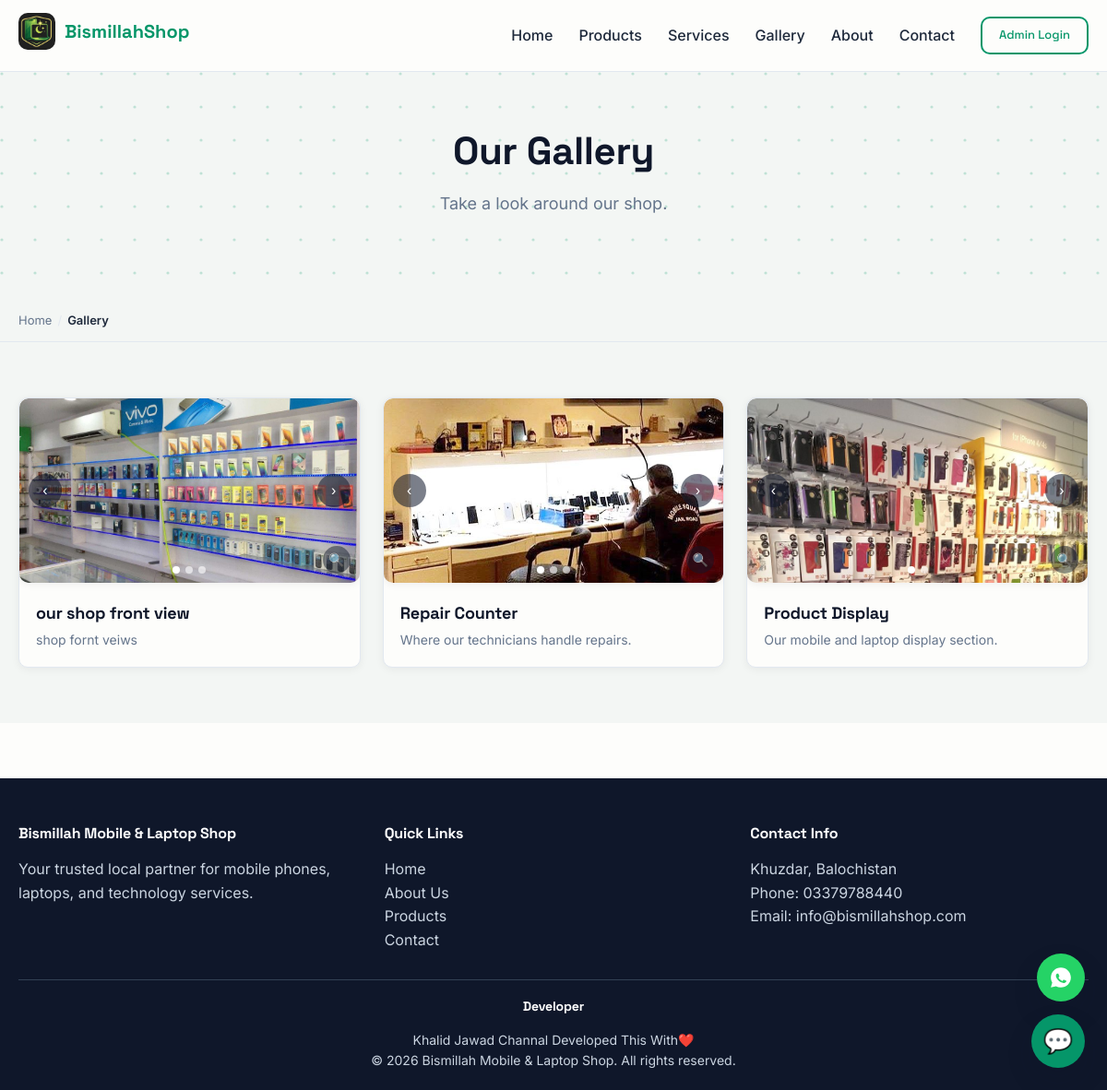
/gallery.php, run on the app's committed database.
### tables this page shows
CREATE TABLE `settings` (
  `setting_id` int(11) NOT NULL,
  `logo_image` varchar(255) DEFAULT NULL,
  `updated_at` timestamp NOT NULL DEFAULT current_timestamp() ON UPDATE current_timestamp()
);

CREATE TABLE `gallery` (
  `gallery_id` int(11) NOT NULL,
  `title` varchar(150) DEFAULT NULL,
  `description` varchar(255) DEFAULT NULL,
  `image` varchar(255) NOT NULL,
  `created_at` timestamp NOT NULL DEFAULT current_timestamp()
);

### gallery.php (the view, shortened to what this page needs)
<?php
require 'config/database.php';
require 'includes/functions.php';
$galleryItems = $pdo->query("SELECT * FROM gallery ORDER BY created_at DESC")->fetchAll();
require 'includes/header.php';
?>
<section class="hero" style="padding: 60px 0;">
    <div class="container">
        <h1>Our Gallery</h1>
        <p>Take a look around our shop.</p>
    </div>
</section>
<?php echo renderBreadcrumbs([
    ['label' => 'Home', 'url' => '/bismillah-shop/index.php'],
    ['label' => 'Gallery'],
]); ?>
<section class="section section-neutral">
    <div class="container">
        <?php if (count($galleryItems) === 0): ?>
            <p style="text-align:center; color:var(--text-muted);">No gallery photos yet.</p>
        <?php else: ?>
        <div class="grid">
            <?php foreach ($galleryItems as $item): ?>
            <div class="card">
                <div class="img-slider">
                    <div class="img-slider-track">
                        <img src="uploads/gallery/<?php echo htmlspecialchars($item['image']); ?>" alt="<?php echo htmlspecialchars($item['title']); ?>">
                    </div>
                    <button type="button" class="img-slider-prev">&#8249;</button>
                    <button type="button" class="img-slider-next">&#8250;</button>
                    <div class="img-slider-dots"></div>
                </div>
                <div class="card-body">
                    <h3><?php echo htmlspecialchars($item['title']); ?></h3>
                    <?php if ($item['description']): ?>
                        <p style="color:var(--text-muted); font-size:14px;"><?php echo htmlspecialchars($item['description']); ?></p>
                    <?php endif; ?>
                </div>
            </div>
            <?php endforeach; ?>
        </div>
        <?php endif; ?>
    </div>
</section>
<?php require 'includes/footer.php'; ?>

### includes/header.php (shortened to what this page needs)
<!DOCTYPE html>
<html lang="en">
<head>
    <link rel="stylesheet" href="/bismillah-shop/assets/css/style.css">
    <link rel="stylesheet" href="/bismillah-shop/assets/css/chatbot.css">
    <link rel="stylesheet" href="/bismillah-shop/assets/css/slider.css">
    <link rel="stylesheet" href="/bismillah-shop/assets/css/whatsapp.css">
</head>
<body>
<?php
require_once __DIR__ . '/../config/database.php';
$siteSettings = $pdo->query("SELECT * FROM settings LIMIT 1")->fetch();
$waMessage = isset($whatsappMessage) ? $whatsappMessage : 'Hi, I have a question about your products or services.';
$waLink = 'https://wa.me/' . WHATSAPP_NUMBER . '?text=' . urlencode($waMessage);
?>
<nav class="navbar">
    <div class="container">
        <a href="/bismillah-shop/index.php" class="logo">
            <?php if (!empty($siteSettings['logo_image'])): ?>
                <span style="display:inline-flex; align-items:center; gap:10px;">
                    <img src="/bismillah-shop/uploads/branding/<?php echo htmlspecialchars($siteSettings['logo_image']); ?>" alt="Bismillah Mobile & Laptop Shop" class="site-logo-img">
                    <span>Bismillah<span style="color:var(--primary);">Shop</span></span>
                </span>
            <?php else: ?>
                Bismillah<span>Shop</span>
            <?php endif; ?>
        </a>
        <ul>
            <li><a href="/bismillah-shop/index.php">Home</a></li>
            <li><a href="/bismillah-shop/products.php">Products</a></li>
            <li><a href="/bismillah-shop/services.php">Services</a></li>
            <li><a href="/bismillah-shop/gallery.php">Gallery</a></li>
            <li><a href="/bismillah-shop/about.php">About</a></li>
            <li><a href="/bismillah-shop/contact.php">Contact</a></li>
            <li><a href="/bismillah-shop/admin/login.php" class="btn btn-outline" style="padding:8px 18px; font-size:13px;">Admin Login</a></li>
        </ul>
    </div>
</nav>
<a href="<?php echo htmlspecialchars($waLink); ?>" target="_blank" rel="noopener noreferrer" class="whatsapp-fab" aria-label="Chat with us on WhatsApp">
</a>

### assets/css/style.css (style rules this page uses)
:root { --primary: #059669; --primary-dark: #047857; --primary-light: #d1fae5; --secondary: #0f172a; --accent: #eab308; --accent-dark: #a16207; --accent-light: #fef3c7; --bg: #fdfdfb; --bg-light: #f3f6f4; --text: #1e293b; --text-muted: #64748b; --border: #e2e8f0; --success: #2563eb; --danger: #dc2626; --font-heading: 'Space Grotesk', 'Segoe UI', Roboto, Arial, sans-serif; --font-body: 'Inter', 'Segoe UI', Roboto, Arial, sans-serif; --radius: 10px; --shadow: 0 2px 10px rgba(15,23,42,0.06); --shadow-hover: 0 14px 30px rgba(15,23,42,0.14); }
* { box-sizing: border-box; margin: 0; padding: 0; }
body { font-family: var(--font-body); color: var(--text); background: var(--bg); line-height: 1.6; }
h1, h2, h3, h4 { font-family: var(--font-heading); color: var(--secondary); font-weight: 700; line-height: 1.25; letter-spacing: -0.01em; }
a { text-decoration: none; color: var(--primary); }
.container { max-width: 1200px; margin: 0 auto; padding: 0 20px; }
.navbar { background: var(--bg); border-bottom: 1px solid var(--border); padding: 14px 0; position: sticky; top: 0; z-index: 100; }
.navbar .container { display: flex; justify-content: space-between; align-items: center; }
.navbar .logo { font-family: var(--font-heading); font-size: 20px; font-weight: 700; color: var(--secondary); }
.navbar .logo span { color: var(--primary); }
.navbar ul { display: flex; list-style: none; gap: 28px; align-items: center; }
.navbar ul li a { color: var(--text); font-weight: 500; }
.site-logo-img { height: 40px; width: 40px; object-fit: cover; border-radius: 10px; vertical-align: middle; }
.btn { display: inline-block; font-family: var(--font-heading); padding: 12px 26px; border-radius: var(--radius); font-weight: 600; font-size: 15px; border: none; cursor: pointer; transition: transform 0.15s ease, box-shadow 0.15s ease, background 0.15s ease; }
.btn-outline { background: transparent; border: 2px solid var(--primary); color: var(--primary); padding: 10px 24px; }
.hero { background-color: var(--bg-light); padding: 80px 0; text-align: center; }
.hero h1 { font-size: 42px; margin-bottom: 16px; }
.hero p { color: var(--text-muted); font-size: 18px; max-width: 600px; margin: 0 auto 30px; }
.section { padding: 60px 0; }
.section-neutral { background: var(--bg-light); }
.card { position: relative; background: var(--bg); border: 1px solid var(--border); border-radius: var(--radius); overflow: hidden; box-shadow: var(--shadow); transition: box-shadow 0.2s ease, transform 0.2s ease; }
.card::before { content: ''; position: absolute; top: 0; left: 0; right: 0; height: 3px; background: linear-gradient(90deg, var(--primary), var(--accent)); transform: scaleX(0); transform-origin: left; transition: transform 0.25s ease; z-index: 1; }
.card img { width: 100%; height: 200px; object-fit: cover; }
.card-body { padding: 18px; }
.card-body h3 { font-size: 18px; margin: 4px 0 6px; }
.grid { display: grid; grid-template-columns: repeat(auto-fit, minmax(240px, 1fr)); gap: 24px; }
.navbar ul li a[href="/bismillah-shop/admin/login.php"] { color: var(--primary) !important; }

### assets/css/slider.css (style rules this page uses)
.img-slider { position: relative; width: 100%; min-width: 0; border-radius: var(--radius); overflow: hidden; box-shadow: var(--shadow); background: var(--bg-light); }
.img-slider-track { display: flex; transition: transform 0.35s ease; }
.img-slider-track img { width: 100%; flex-shrink: 0; display: block; aspect-ratio: 4 / 3; object-fit: cover; cursor: zoom-in; }
.img-slider-prev, .img-slider-next { position: absolute; top: 50%; transform: translateY(-50%); background: rgba(15, 23, 42, 0.55); color: #fff; border: none; width: 36px; height: 36px; border-radius: 50%; cursor: pointer; font-size: 16px; display: flex; align-items: center; justify-content: center; z-index: 2; }
.img-slider-prev { left: 10px; }
.img-slider-next { right: 10px; }
.img-slider-dots { position: absolute; bottom: 10px; left: 0; right: 0; display: flex; justify-content: center; gap: 6px; z-index: 2; }

### assets/css/whatsapp.css (style rules this page uses)
.whatsapp-fab { position: fixed; bottom: 96px; right: 24px; width: 52px; height: 52px; border-radius: 50%; background: #25D366; display: flex; align-items: center; justify-content: center; box-shadow: var(--shadow-hover); z-index: 9997; transition: transform 0.2s ease; }
.whatsapp-fab svg { width: 26px; height: 26px; fill: #fff; }

### data on the page
settings: logo_image (picture)
gallery: image (picture), title "our shop front view", description "shop fornt veiws"
gallery: image (picture), title "Repair Counter", description "Where our technicians handle repairs."
gallery: image (picture), title "Product Display", description "Our mobile and laptop display section."

### other printed values
$item['label'] "Home"
$item['label'] "Gallery"
